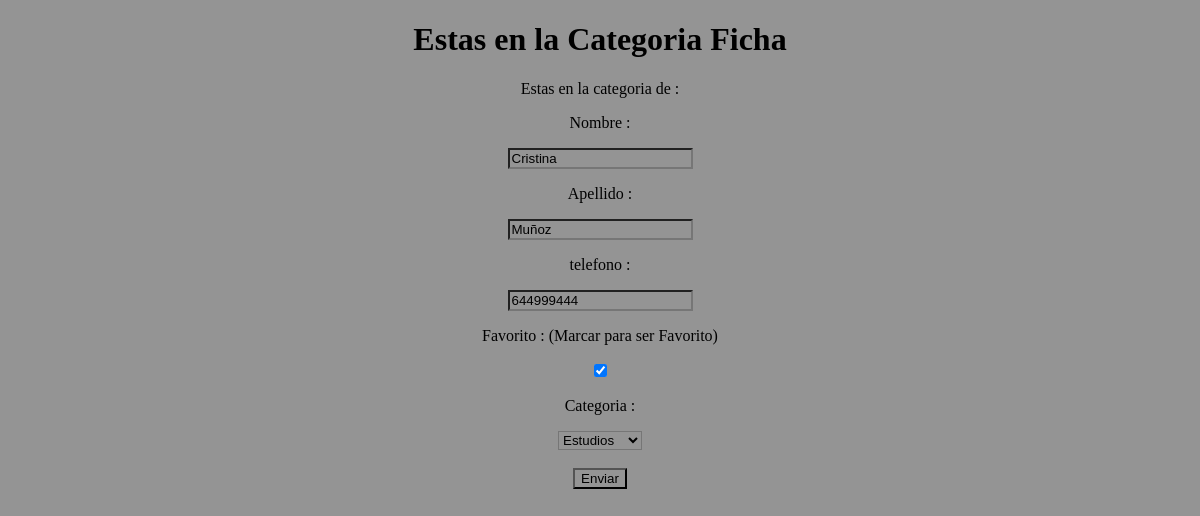
The app's page /bbddPersona/ficha.php?id=4 with its own data.
### tables this page shows
CREATE TABLE `persona` (
                           `id` int(11) NOT NULL,
                           `nombre` varchar(45) NOT NULL,
                           `apellidos` varchar(80) DEFAULT NULL,
                           `telefono` varchar(15) NOT NULL,
                           `estrella` tinyint(1) NOT NULL DEFAULT 0,
                           `categoriaId` int(11) NOT NULL
);

CREATE TABLE `categoria` (
                             `id` int(11) NOT NULL,
                             `nombre` varchar(45) NOT NULL
);

### bbddPersona/ficha.php (the view, shortened to what this page needs)
<?php
$conexion=conectarABBDD();
if (isset($_REQUEST["id"])) {
        $id=$_REQUEST["id"];
        $sql = "SELECT * FROM persona WHERE id=? ORDER BY Nombre ";
        $select = $conexion->prepare($sql);
        $select->execute([$id]);
        $resultado = $select->fetchAll();
        $nombre=$resultado[0]["nombre"];
        $apellido=$resultado[0]["apellidos"];
        $telefono=$resultado[0]["telefono"];
        $personaCategoria=$resultado[0]["categoriaId"];
        $estrella=$resultado[0]["estrella"];
    $sqlCategoriaPersona="SELECT nombre FROM categoria WHERE id=?  ORDER BY nombre ";
    $IdCategoriaPersona= $conexion->prepare($sqlCategoriaPersona);
    $IdCategoriaPersona->execute([$personaCategoria]);
    $resultadoCategoriaPersona = $IdCategoriaPersona->fetchAll();
}else{
    $id="";
    $nombre="";
    $apellido="";
    $telefono="";
}
    $sqlCategoria="SELECT id,nombre FROM categoria ORDER BY nombre ";
    $selectCategoria = $conexion->prepare($sqlCategoria);
    $selectCategoria->execute([]);
    $resultadoCategoria = $selectCategoria->fetchAll();
?>
<!DOCTYPE html>
<html lang="en">
<head>
    <link rel="stylesheet" href="css.css">
</head>
<body>
    <div class="contenedor">
        <form action="update.php" method="post">
            <h1>Estas en la Categoria Ficha</h1>
            <p>Estas en la categoria de : </p>
            <p>Nombre : </p>
            <input type="text" name="nombre" value=<?= $nombre ?>>
            <p>Apellido : </p>
            <input type="text" name="apellidos" value=<?= $apellido ?>>
            <p>telefono : </p>
            <input type="text" name="telefono" value=<?= $telefono ?>>
            <p>Favorito : (Marcar para ser Favorito) </p>
            <?php
            if ($estrella==1) {
                echo "<input type='checkbox' name='favorito' checked>";
            }else{
                echo "<input type='checkbox' name='favorito'>";
            }
            ?>
            <p>Categoria : </p>
            <select name="CategoriaId" >
                    <?php
                    if ($_REQUEST["id"]) {
                        echo "<option value=".$resultado[0]["categoriaId"]." selected>".$resultadoCategoriaPersona[0]["nombre"];
                        echo "</option>";
                    }else{
                        foreach ($resultadoCategoria as $valor) {
                           echo "<option value=".$valor["id"]." >".$valor["nombre"];
                           echo "</option>";
                        }
                    }
                ?>
            </select>
            <br>
            <br>
            <input type="submit" value="Enviar">
        </form>
    </div>
</body>
</html>

### bbddPersona/css.css (style rules this page uses)
* { top: 0; left: 0; background-color: rgb(148, 148, 148); }
.contenedor { text-align: center; }

### records on screen
persona: nombre "Cristina", apellidos "Muñoz", telefono "644999444"
categoria: CategoriaId "Estudios"
